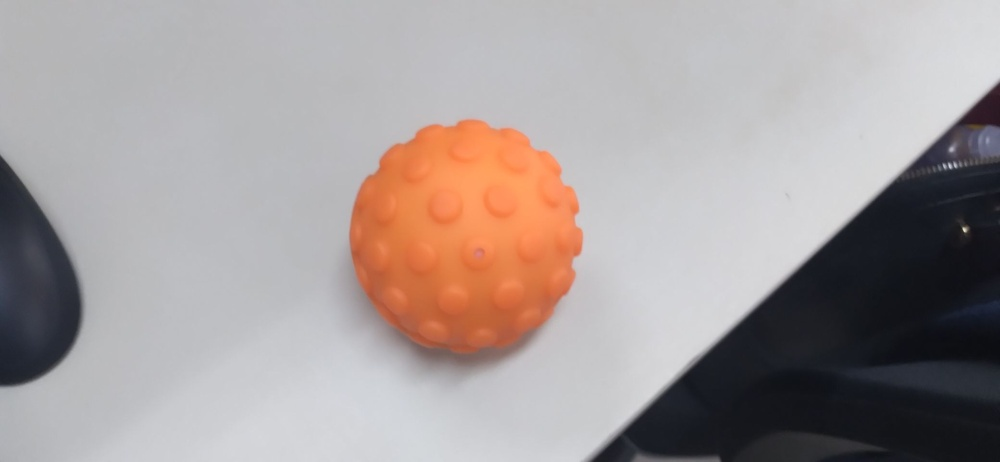
#> input picture fotos/foto1.jpg, 1000 x 462 px, shrunk from 2080 x 960 before the run
$ python bola_laranja.py
#> lines starting #> are read from the running program, lines starting #| are printed output that depends on the picture; after the words box and inside, x2 and y2 are one past the last pixel; in counts of white or black regions, pixels touching at a corner belong together
import sys
import numpy as np
import cv2 as cv

img = cv.imread("fotos/foto1.jpg")
#> img is the input picture: shape (462, 1000, 3); mean B, G, R 154.8, 155.9, 164.6
hsv = cv.cvtColor(img, cv.COLOR_BGR2HSV)
#> hsv: shape (462, 1000, 3); mean H, S, V 103.6, 31.2, 168.7

lower_range = np.array([5, 100, 100])
upper_range = np.array([14, 255, 255])

mask = cv.inRange(hsv, lower_range, upper_range)
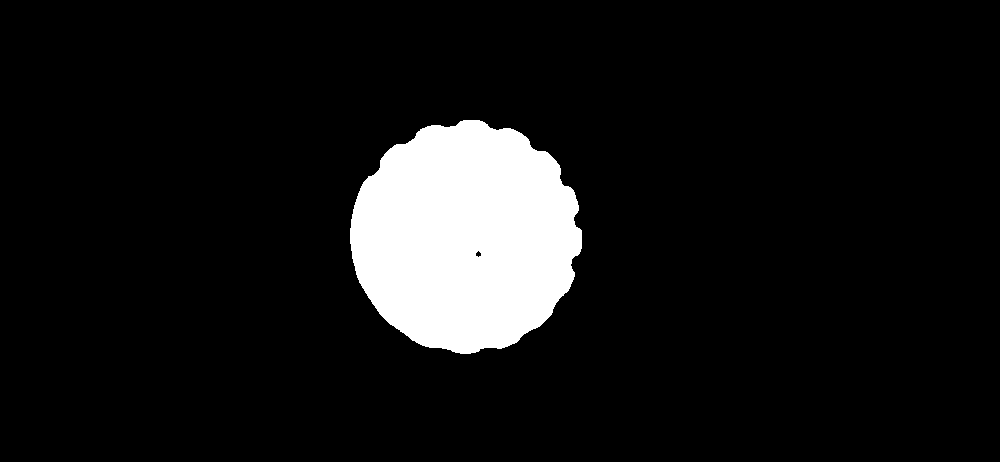
#> mask: shape (462, 1000); 9% white; 1 white region, box (x1, y1, x2, y2) and area: (350, 120, 582, 354) 41542
# cv.imshow("orange", mask)
cv.imwrite("laranja2masked.jpg", mask)

def main(argv):

    default_file = 'laranja2masked.jpg'
    filename = argv[0] if len(argv) > 0 else default_file
    # Loads an image
    src = cv.imread(cv.samples.findFile(filename), cv.IMREAD_COLOR)
#> src: shape (462, 1000, 3); min 0, max 255, mean 22.9
    # Check if image is loaded fine
    if src is None:
        print ('Error opening image!')
        print ('Usage: hough_circle.py [image_name -- default ' + default_file + '] \n')
        return -1


    gray = cv.cvtColor(src, cv.COLOR_BGR2GRAY)


    gray = cv.medianBlur(gray, 5)


    rows = gray.shape[0]
#> rows = 462
    circles = cv.HoughCircles(gray, cv.HOUGH_GRADIENT, 1, rows / 8,
                               param1=60, param2=16,
                               minRadius=100, maxRadius=300)
#> circles = [[466.5, 234.5, 115.8]]


    if circles is not None:
        circles = np.uint16(np.around(circles))
#> circles = [[466, 234, 116]]
        for i in circles[0, :]:
            center = (i[0], i[1])
            # circle center
            cv.circle(src, center, 1, (0, 100, 100), 3)
            # circle outline
            radius = i[2]
            print(radius)
            cv.circle(src, center, radius, (255, 0, 255), 3)
#> this loop made 1 pass
#| 116
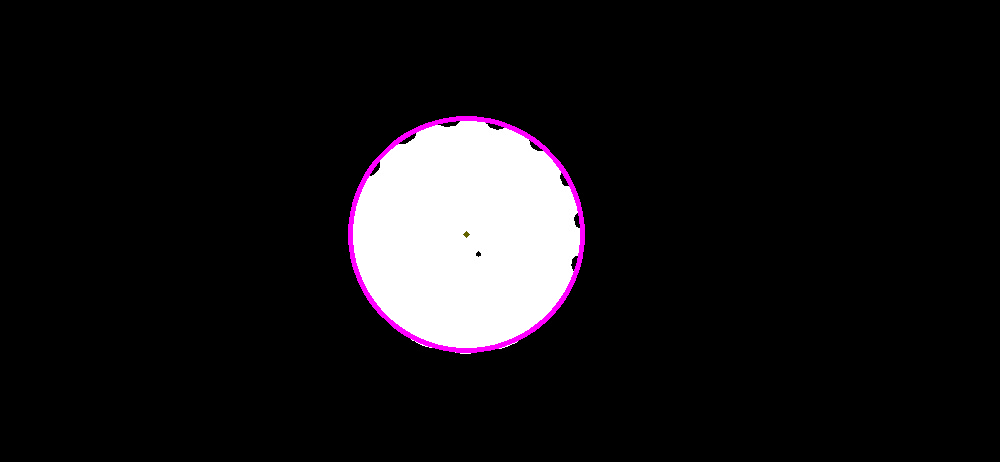
#> src: shape (462, 1000, 3); mean B, G, R 24.1, 22.1, 24.1


    cv.imshow("detected circles", src)
    cv.waitKey(0)
    cv.imwrite("resultado.jpg", src)

    return 0
if __name__ == "__main__":
    main(sys.argv[1:])

$ run again, with fotos/foto2.jpg copied over fotos/foto1.jpg
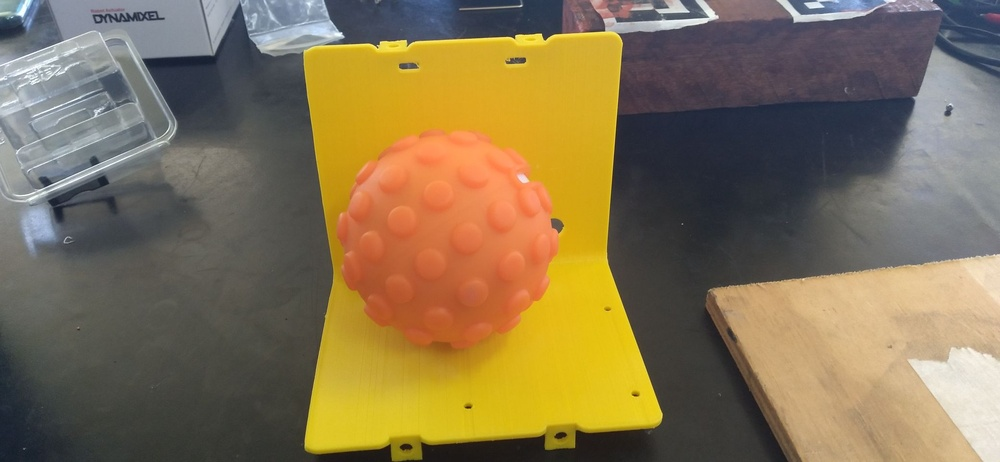
#> input picture fotos/foto2.jpg, 1000 x 462 px, shrunk from 2080 x 960 before the run
#> img is the input picture: shape (462, 1000, 3); mean B, G, R 82.8, 115.6, 132.8
#> hsv: shape (462, 1000, 3); mean H, S, V 55.5, 88.4, 138.3
#> `mask = cv.inRange(hsv, lower_range, upper_range)`:
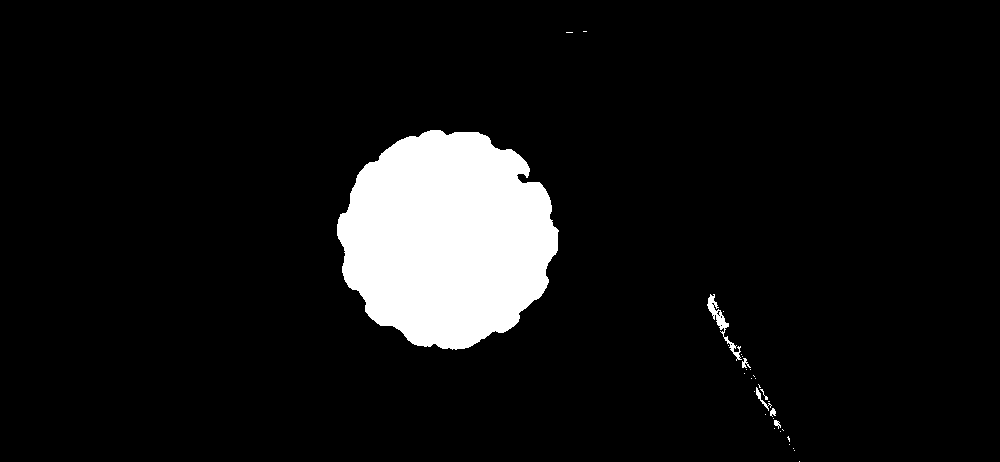
#> mask: shape (462, 1000); 8.1% white; 32 white regions (25 under 20 px), largest, box (x1, y1, x2, y2) and area: (337, 130, 559, 350) 36525, (707, 294, 742, 361) 417, (756, 387, 772, 411) 75
#> in main, `circles = cv.HoughCircles(gray, cv.HOUGH_GRADIENT, 1, rows / 8, param1..`: circles = [[447.5, 232.5, 104.3]]
#> in main, `circles = np.uint16(np.around(circles))`: circles = [[448, 232, 104]]
#> the loop in main, `for i in circles[0, :]:` made 1 pass
#> (printed output is left out)
#> after the loop in main, `for i in circles[0, :]:`:
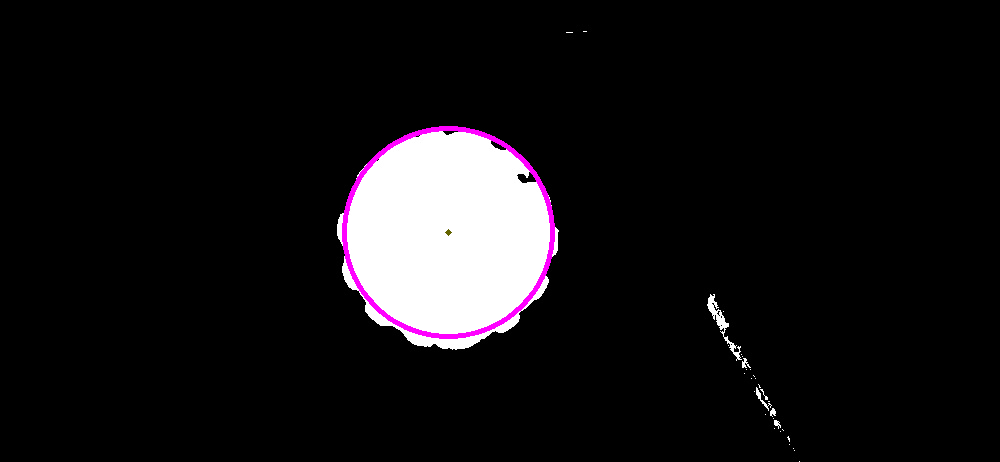
#> src: shape (462, 1000, 3); mean B, G, R 21, 19.2, 21

$ run again, with fotos/foto3.jpg copied over fotos/foto1.jpg
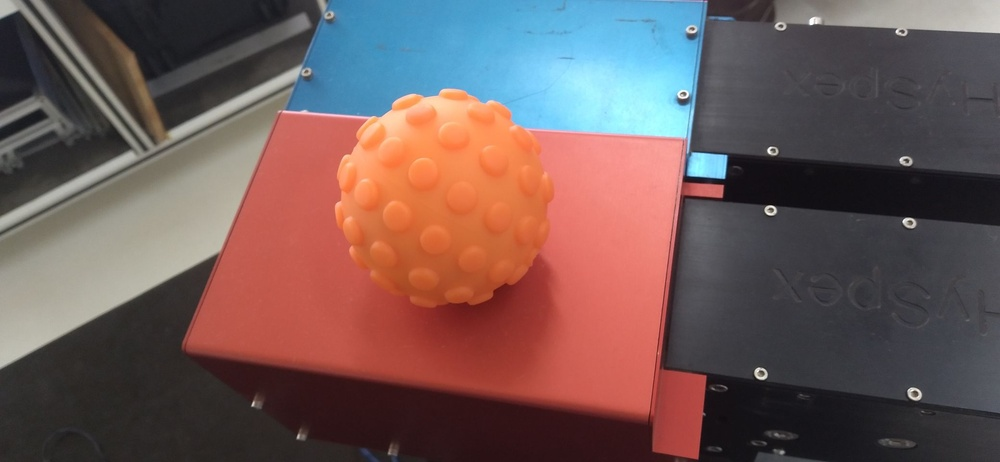
#> input picture fotos/foto3.jpg, 1000 x 462 px, shrunk from 2080 x 960 before the run
#> img is the input picture: shape (462, 1000, 3); mean B, G, R 87.7, 89.2, 112.1
#> hsv: shape (462, 1000, 3); mean H, S, V 68.4, 81.9, 125.8
#> `mask = cv.inRange(hsv, lower_range, upper_range)`:
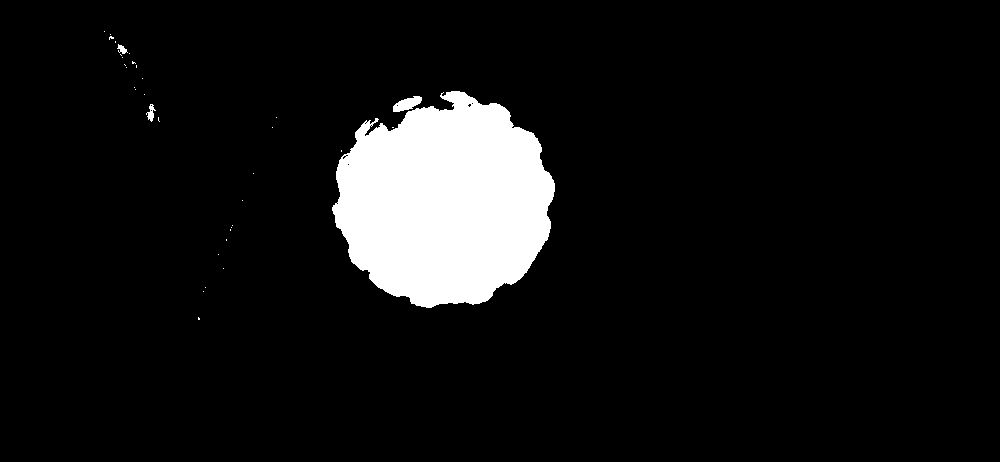
#> mask: shape (462, 1000); 7.8% white; 35 white regions (31 under 20 px), largest, box (x1, y1, x2, y2) and area: (332, 91, 555, 308) 35353, (393, 96, 422, 112) 276, (146, 104, 156, 122) 84, (117, 44, 128, 54) 57
#> circles = None

$ run again, with fotos/foto4.jpg copied over fotos/foto1.jpg
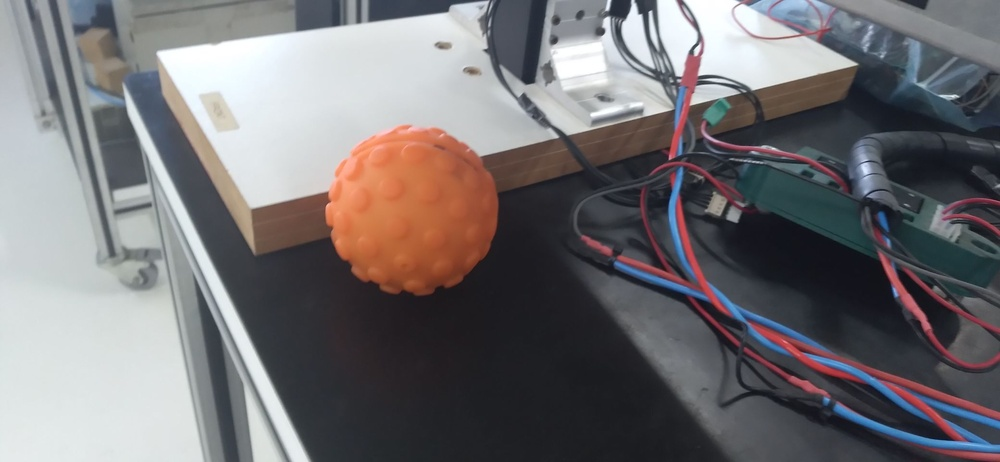
#> input picture fotos/foto4.jpg, 1000 x 462 px, shrunk from 2080 x 960 before the run
#> img is the input picture: shape (462, 1000, 3); mean B, G, R 115.3, 112.7, 115.5
#> hsv: shape (462, 1000, 3); mean H, S, V 98, 43.8, 124.4
#> `mask = cv.inRange(hsv, lower_range, upper_range)`:
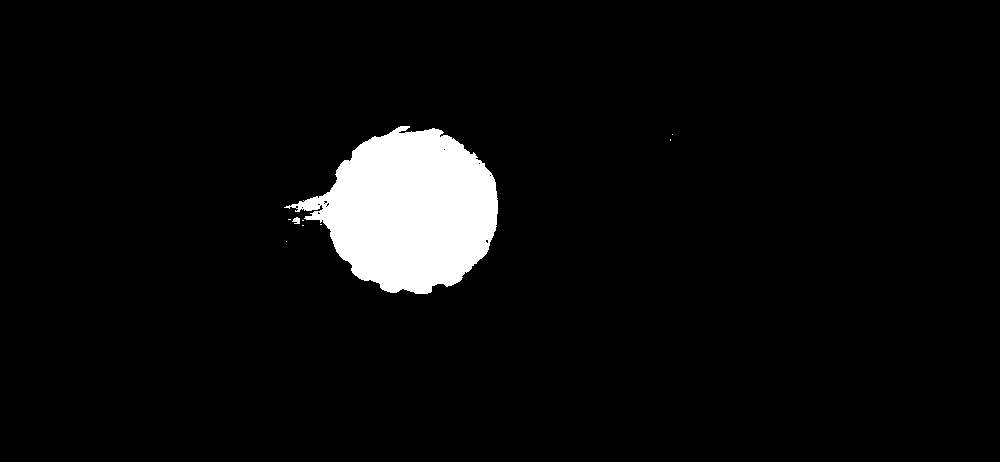
#> mask: shape (462, 1000); 4.9% white; 9 white regions (7 under 20 px), largest, box (x1, y1, x2, y2) and area: (284, 126, 498, 294) 22653, (292, 217, 300, 224) 39
#> circles = None
